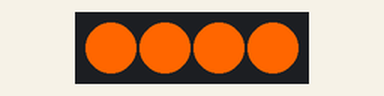
Simulated run of this sketch. Board: ESP8266 (NodeMCU). Shown: 4 RGB LEDs in strip order, left to right.

Above: at 0.5 s.
At 3.5 s:
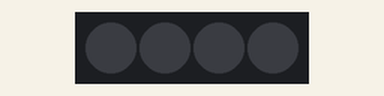
Timing chart, 0 to 4.6 s (numbered marks = the images above):
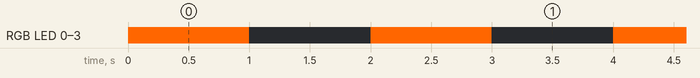

Measured:
- by itself, RGB LED 0–3: alternates RGB(255, 102, 0) for 1.0 s and off for 1.0 s

The sketch:

test_lebRGB.ino
```cpp
#include <Adafruit_NeoPixel.h>

// khởi tạo LED màu chân D3
Adafruit_NeoPixel rgb(4, D3, NEO_GRB + NEO_KHZ800);

void setup() {
    rgb.begin();
}

void loop() {
    rgb.setPixelColor(0, rgb.Color(255,102,0));
    rgb.setPixelColor(1, rgb.Color(255,102,0));
    rgb.setPixelColor(2, rgb.Color(255,102,0));
    rgb.setPixelColor(3, rgb.Color(255,102,0));
    rgb.show();
    delay(1000);
    rgb.setPixelColor(0, rgb.Color(0,0,0));
    rgb.setPixelColor(1, rgb.Color(0,0,0));
    rgb.setPixelColor(2, rgb.Color(0,0,0));
    rgb.setPixelColor(3, rgb.Color(0,0,0));
    rgb.show();
    delay(1000);
}
```
